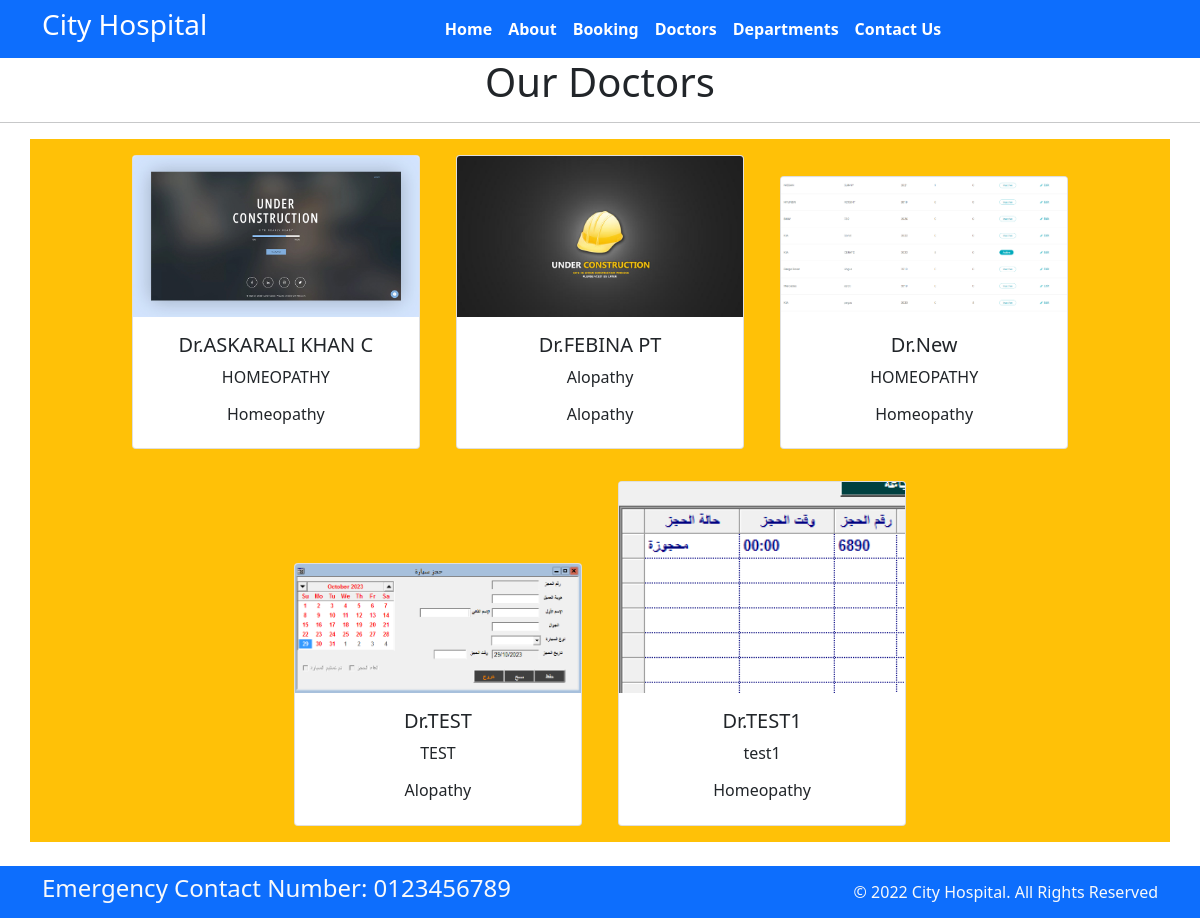
Page /doctors on the committed database.
### home/models.py (models this page shows, shortened)
class Doctors(models.Model):
    doc_name = models.CharField(max_length=200)
    doc_spec = models.CharField(max_length=200)
    dep_name = models.ForeignKey(Departments, on_delete = models.CASCADE)
    doc_image = models.ImageField(upload_to='doctors')

class Departments(models.Model):
    dep_name = models.CharField(max_length=100)
    dep_description= models.TextField()
    def __str__(self):
        return self.dep_name

### home/views.py (the view)
# urls.py: path('doctors', views.doctors, name='doctors'),
def doctors(request):
    dict_docs = {
        'doctors': Doctors.objects.all()
    }
    return render(request, 'doctors.html', dict_docs)

### templates/doctors.html (shortened to what this page needs)
{% extends "base.html" %}
{% block content %}
<h1 class="text-center"> Our Doctors </h1>
    <hr>
<div class="container text-center bg-warning">
    {% for d in doctors %}
<div class="card text-center mx-3 my-3" style="width: 18rem; display:inline-block">
    <img class="card-img-top" src="{{d.doc_image.url}}" alt="Card image cap">
    <div class="card-body">
      <h5 class="card-title">Dr.{{d.doc_name}}</h5>
      <p class="card-text">{{d.doc_spec}}</p>
      <h6>{{d.dep_name}}</h6>
    </div>
  </div>
{% endfor %}
</div>
<br>
{% endblock %}

### templates/base.html (shortened to what this page needs)
{% load static %}
<!DOCTYPE html>
<html>
  <head>
    <link rel="stylesheet"
      href=" https://cdn.jsdelivr.net/npm/bootstrap@5.1.3/dist/css/bootstrap.min.css ">
    <link rel="stylesheet"
      href="https://use.fontawesome.com/releases/v5.2.0/css/all.css">
      <link rel="stylesheet"
      href="{% static "/css/style.css" %}">
  </head>
  <body>
    <nav class="navbar bg-primary navbar-expand-md ">
      <div class="container">
        <div class="col-2 text-left pl-md-0">
          <h3 class="text-white"> City Hospital </h3>
        </div>
        <div
          class="collapse navbar-collapse justify-content-center col-md-8 navbar-collapse-3">
          <ul class="navbar-nav justify-content-center  fw-bold">
            <li class="nav-item active">
              <a class="nav-link text-white" href="{% url 'home' %}">Home </a>
            </li>
            <li class="nav-item">
              <a class="nav-link text-white" href="{% url 'about' %}">About</a>
            </li>
            <li class="nav-item">
              <a class="nav-link text-white" href="{% url 'booking' %}">Booking</a>
            </li>
            <li class="nav-item">
              <a class="nav-link text-white" href="{% url 'doctors' %}">Doctors</a>
            </li>
			 <li class="nav-item">
              <a class="nav-link text-white" href="{% url 'department' %}">Departments</a>
            </li>
            <li class="nav-item">
              <a class="nav-link text-white" href="{% url 'contact' %}">Contact Us</a>
            </li>
          </ul>
        </div>
      </div>
    </nav>
    {% block content %}
    {% endblock %}
    <section class="">
      <footer class="pt-2 pb-2  bg-primary text-light">
        <div class="container">
          <div class="row align-items-center">
            <div class="col-12 col-md-8">
              <h4>Emergency Contact Number: 0123456789</h4>
            </div>
            <div class="col-12 col-md-4 mt-4 mt-md-0 text-center text-md-end">
              © 2022 City Hospital. All Rights Reserved
            </div>
          </div>
        </div>
      </footer>
    </section>
  </body>
</html>

### rows in the picture
Doctors: doc_image (picture), doc_name "ASKARALI KHAN C", doc_spec "HOMEOPATHY", dep_name "Homeopathy"
Doctors: doc_image (picture), doc_name "FEBINA PT", doc_spec "Alopathy", dep_name "Alopathy"
Doctors: doc_image (picture), doc_name "New", doc_spec "HOMEOPATHY", dep_name "Homeopathy"
Doctors: doc_image (picture), doc_name "TEST", doc_spec "TEST", dep_name "Alopathy"
Doctors: doc_image (picture), doc_name "TEST1", doc_spec "test1", dep_name "Homeopathy"
